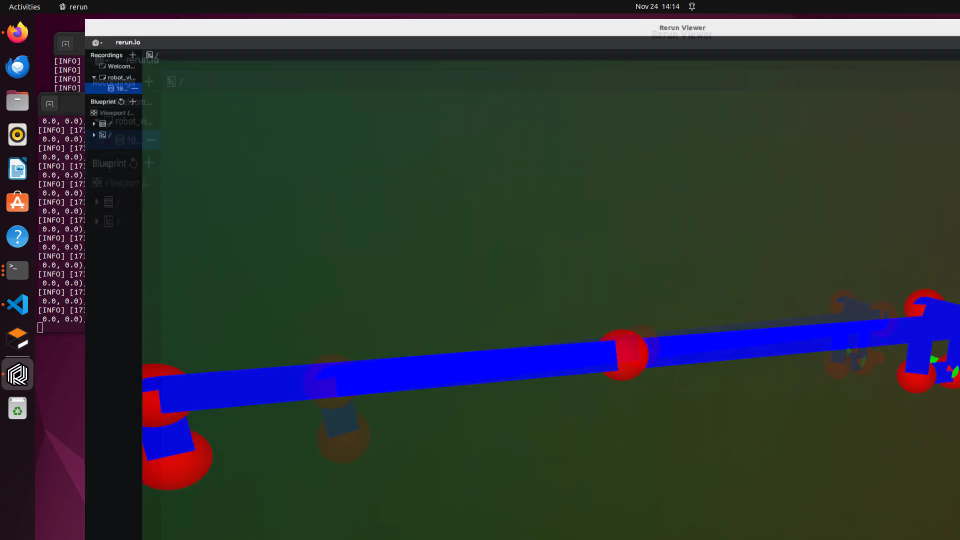
#> input picture frame 162 of ik.mp4, 1920 x 1080 px, given in place of the camera (shown at 1/2 size)
$ python mac_opencv_pointcloud.py
#> lines starting #> are read from the running program, lines starting #| are printed output that depends on the picture; after the words box and inside, x2 and y2 are one past the last pixel; in counts of white or black regions, pixels touching at a corner belong together
#!/usr/bin/env python3
"""macOS OpenCV stereo fallback point cloud viewer.

ZED UVC stereo fallback: generate approximate point cloud without ZED SDK.

This script reads a side-by-side stereo stream from a UVC device, computes
stereo disparity with OpenCV, reprojects to 3D, and can save an ASCII PLY.

Controls:
  q / ESC  Quit
  p        Save current point cloud as PLY
"""

from __future__ import annotations

import argparse
import time
from pathlib import Path

import cv2
import numpy as np


def parse_args() -> argparse.Namespace:
    parser = argparse.ArgumentParser(
        description="Approximate depth point cloud from ZED UVC stereo feed (no ZED SDK)."
    )
    parser.add_argument("--device", type=int, default=0, help="UVC camera index (default: 0).")
    parser.add_argument("--width", type=int, default=2560, help="Capture width (default: 2560).")
    parser.add_argument("--height", type=int, default=720, help="Capture height (default: 720).")
    parser.add_argument("--fps", type=int, default=30, help="Capture FPS (default: 30).")
    parser.add_argument(
        "--baseline-m",
        type=float,
        default=0.12,
        help="Stereo baseline in meters for Z scaling (default: 0.12).",
    )
    parser.add_argument(
        "--fx",
        type=float,
        default=700.0,
        help="Approximate focal length in pixels (default: 700).",
    )
    parser.add_argument(
        "--min-z",
        type=float,
        default=0.2,
        help="Minimum depth kept in cloud, meters (default: 0.2).",
    )
    parser.add_argument(
        "--max-z",
        type=float,
        default=20.0,
        help="Maximum depth kept in cloud, meters (default: 20.0).",
    )
    parser.add_argument(
        "--max-points",
        type=int,
        default=200_000,
        help="Maximum points saved per snapshot (default: 200000).",
    )
    parser.add_argument(
        "--out-dir",
        default="captures_uvc",
        help="Output directory for PLY snapshots (default: captures_uvc).",
    )
    parser.add_argument(
        "--snapshot-interval",
        type=float,
        default=0.0,
        help="Auto-save point cloud every N seconds (0 disables, default: 0).",
    )
    parser.add_argument(
        "--lr-thresh",
        type=float,
        default=2.0,
        help="Left-right consistency threshold in disparity pixels (default: 2.0).",
    )
    parser.add_argument(
        "--temporal-alpha",
        type=float,
        default=0.7,
        help="Temporal smoothing weight for current frame in [0,1] (default: 0.7).",
    )
    return parser.parse_args()


def build_q_matrix(width: int, height: int, fx: float, baseline_m: float) -> np.ndarray:
    cx = width / 2.0
    cy = height / 2.0
    q = np.float32(
        [
            [1, 0, 0, -cx],
            [0, 1, 0, -cy],
            [0, 0, 0, fx],
            [0, 0, -1.0 / baseline_m, 0],
        ]
    )
    return q


def split_stereo(frame: np.ndarray) -> tuple[np.ndarray, np.ndarray]:
    h, w = frame.shape[:2]
    if w % 2 != 0:
        frame = frame[:, : w - 1]
        h, w = frame.shape[:2]
    mid = w // 2
    left = frame[:, :mid]
    right = frame[:, mid:]
    return left, right


def make_stereo_matcher() -> cv2.StereoSGBM:
    num_disparities = 16 * 8
    block_size = 5
    matcher = cv2.StereoSGBM_create(
        minDisparity=0,
        numDisparities=num_disparities,
        blockSize=block_size,
        P1=8 * 3 * block_size * block_size,
        P2=32 * 3 * block_size * block_size,
        disp12MaxDiff=1,
        uniquenessRatio=10,
        speckleWindowSize=100,
        speckleRange=2,
        preFilterCap=63,
        mode=cv2.STEREO_SGBM_MODE_SGBM_3WAY,
    )
    return matcher


def left_right_consistency(disp_primary: np.ndarray, disp_secondary: np.ndarray, thresh: float) -> np.ndarray:
    h, w = disp_primary.shape
    xs = np.broadcast_to(np.arange(w, dtype=np.float32), (h, w))
    disp_safe = np.where(np.isfinite(disp_primary), disp_primary, 0.0)
    xr = np.rint(xs - disp_safe).astype(np.int32)
    valid = np.isfinite(disp_primary) & (disp_primary > 0.0)
    inside = valid & (xr >= 0) & (xr < w)

    sec_sample = np.full_like(disp_primary, np.nan, dtype=np.float32)
    ys, xs_idx = np.where(inside)
    sec_sample[ys, xs_idx] = disp_secondary[ys, xr[ys, xs_idx]]

    consistent = inside & np.isfinite(sec_sample) & (sec_sample > 0.0) & (np.abs(disp_primary - sec_sample) <= thresh)
    return consistent


def compute_best_disparity(
    matcher: cv2.StereoSGBM, gray_l: np.ndarray, gray_r: np.ndarray, lr_thresh: float
) -> tuple[np.ndarray, np.ndarray, bool]:
    # Evaluate both stereo orders and keep the one with stronger L-R consistency.
    d_lr = matcher.compute(gray_l, gray_r).astype(np.float32) / 16.0
    d_rl = matcher.compute(gray_r, gray_l).astype(np.float32) / 16.0
    c_lr = left_right_consistency(d_lr, d_rl, lr_thresh)
    score_lr = int(np.count_nonzero(c_lr))

    d_lr_swapped = matcher.compute(gray_r, gray_l).astype(np.float32) / 16.0
    d_rl_swapped = matcher.compute(gray_l, gray_r).astype(np.float32) / 16.0
    c_swapped = left_right_consistency(d_lr_swapped, d_rl_swapped, lr_thresh)
    score_swapped = int(np.count_nonzero(c_swapped))

    if score_swapped > score_lr:
        disparity = np.where(c_swapped, d_lr_swapped, np.nan)
        return disparity, c_swapped, True

    disparity = np.where(c_lr, d_lr, np.nan)
    return disparity, c_lr, False


def smooth_disparity(disparity: np.ndarray, consistency_mask: np.ndarray) -> np.ndarray:
    disp_fill = np.nan_to_num(disparity, nan=0.0, posinf=0.0, neginf=0.0).astype(np.float32)
    disp_med = cv2.medianBlur(disp_fill, 5)
    disp_bilat = cv2.bilateralFilter(disp_med, d=7, sigmaColor=1.5, sigmaSpace=7)
    smoothed = np.where(consistency_mask, disp_bilat, np.nan)
    return smoothed


def fuse_left_right_color(left: np.ndarray, right: np.ndarray, disparity: np.ndarray) -> np.ndarray:
    h, w = disparity.shape
    fused = left.copy()
    xs = np.broadcast_to(np.arange(w, dtype=np.float32), (h, w))
    xr = np.rint(xs - disparity).astype(np.int32)
    valid = np.isfinite(disparity) & (disparity > 0.0) & (xr >= 0) & (xr < w)
    ys, xs_idx = np.where(valid)
    right_samples = right[ys, xr[ys, xs_idx]].astype(np.float32)
    left_samples = left[ys, xs_idx].astype(np.float32)
    fused_vals = ((left_samples + right_samples) * 0.5).astype(np.uint8)
    fused[ys, xs_idx] = fused_vals
    return fused


# [22 lines left out: functions write_ply, downsample_points, not called in this run]


def stylize_depth_bw(depth_gray: np.ndarray, valid_mask: np.ndarray) -> np.ndarray:
    # Build a high-contrast black/white depth map with strong edge contours.
    depth_eq = cv2.equalizeHist(depth_gray)
    bw = cv2.threshold(depth_eq, 0, 255, cv2.THRESH_BINARY + cv2.THRESH_OTSU)[1]
    bw = cv2.morphologyEx(
        bw, cv2.MORPH_CLOSE, cv2.getStructuringElement(cv2.MORPH_RECT, (3, 3)), iterations=1
    )
    edges = cv2.Canny(depth_eq, 60, 150)
    stylized = bw.copy()
    stylized[edges > 0] = 0
    stylized[~valid_mask] = 0
    return stylized


def render_pointcloud_preview(
    vertices: np.ndarray, colors_rgb: np.ndarray, width: int = 960, height: int = 540, max_points: int = 60_000
) -> np.ndarray:
    canvas = np.zeros((height, width, 3), dtype=np.uint8)
    n = len(vertices)
    if n == 0:
        return canvas

    if n > max_points:
        idx = np.random.choice(n, size=max_points, replace=False)
        pts = vertices[idx]
        cols = colors_rgb[idx]
    else:
        pts = vertices
        cols = colors_rgb

    center = np.median(pts, axis=0)
    pts = pts - center

    yaw = np.deg2rad(-20.0)
    pitch = np.deg2rad(12.0)
    ry = np.array(
        [[np.cos(yaw), 0.0, np.sin(yaw)], [0.0, 1.0, 0.0], [-np.sin(yaw), 0.0, np.cos(yaw)]], dtype=np.float32
    )
    rx = np.array(
        [[1.0, 0.0, 0.0], [0.0, np.cos(pitch), -np.sin(pitch)], [0.0, np.sin(pitch), np.cos(pitch)]],
        dtype=np.float32,
    )
    pts = pts @ ry.T
    pts = pts @ rx.T

    z = pts[:, 2]
    z_shift = np.percentile(z, 5)
    pts[:, 2] = z - z_shift + 1.0
    z = pts[:, 2]

    positive = z > 1e-3
    if not np.any(positive):
        return canvas
    pts = pts[positive]
    cols = cols[positive]
    z = pts[:, 2]

    focal = 450.0
    u = (focal * (pts[:, 0] / z) + (width / 2.0)).astype(np.int32)
    v = (focal * (-pts[:, 1] / z) + (height / 2.0)).astype(np.int32)
    inside = (u >= 0) & (u < width) & (v >= 0) & (v < height)
    if not np.any(inside):
        return canvas
    u = u[inside]
    v = v[inside]
    cols = cols[inside]

    canvas[v, u] = cols[:, ::-1]
    canvas = cv2.dilate(canvas, np.ones((2, 2), dtype=np.uint8), iterations=1)
    return canvas


def main() -> int:
    args = parse_args()
    args.temporal_alpha = float(np.clip(args.temporal_alpha, 0.0, 1.0))

    cap = cv2.VideoCapture(args.device)
    cap.set(cv2.CAP_PROP_FRAME_WIDTH, args.width)
    cap.set(cv2.CAP_PROP_FRAME_HEIGHT, args.height)
    cap.set(cv2.CAP_PROP_FPS, args.fps)

    if not cap.isOpened():
        print(f"Unable to open camera index {args.device}")
        return 1

    matcher = make_stereo_matcher()
    out_dir = Path(args.out_dir)
    out_dir.mkdir(parents=True, exist_ok=True)
    last_stats_ts = 0.0
    last_snapshot_ts = time.time()
    prev_disparity: np.ndarray | None = None

    print("UVC stereo stream started.")
    print("Controls: q or ESC = quit, p = save point cloud (.ply)")
    if args.snapshot_interval > 0:
        print(f"Auto snapshot interval: {args.snapshot_interval:.1f}s")

    try:
        while True:
            ok, frame = cap.read()
#> frame is the input picture: shape (1080, 1920, 3); mean B, G, R 52.1, 55.5, 47
            if not ok or frame is None:
                continue

            left, right = split_stereo(frame)
#> in split_stereo, `left = frame[:, :mid]`:
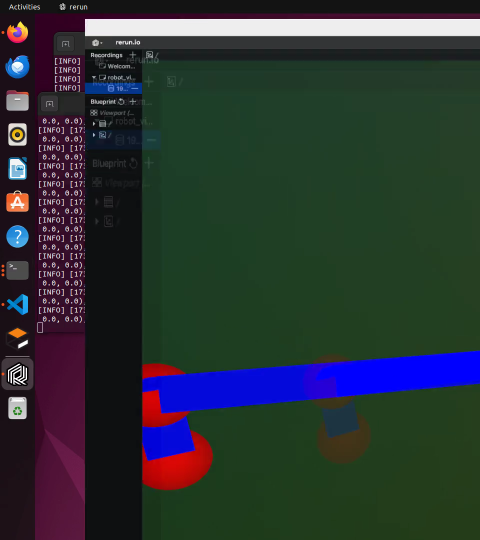
#> left: shape (1080, 960, 3) (shown at 1/2 size); mean B, G, R 52.1, 51.5, 43
#> in split_stereo, `right = frame[:, mid:]`:
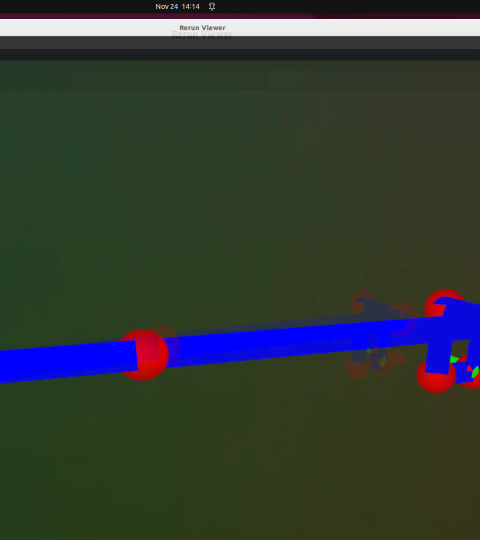
#> right: shape (1080, 960, 3) (shown at 1/2 size); mean B, G, R 52.1, 59.4, 51.1
            gray_l = cv2.cvtColor(left, cv2.COLOR_BGR2GRAY)
            gray_r = cv2.cvtColor(right, cv2.COLOR_BGR2GRAY)
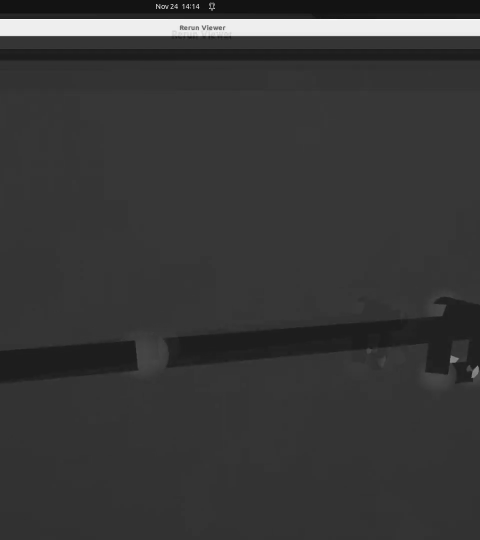
#> gray_r: shape (1080, 960) (shown at 1/2 size); min 10, max 252, mean 56.1

            disparity, consistency_mask, used_swapped = compute_best_disparity(matcher, gray_l, gray_r, args.lr_thresh)
#> in left_right_consistency, `valid = np.isfinite(disp_primary) & (disp_primary > 0.0)`:
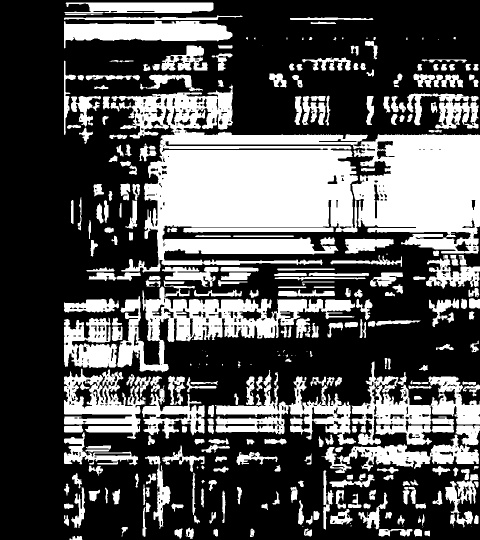
#> valid: shape (1080, 960) bool (shown at 1/2 size); 33.7% white; 312 white regions (40 under 20 px), largest, box (x1, y1, x2, y2) and area: (223, 169, 960, 545) 143500, (234, 561, 710, 745) 25851, (703, 723, 960, 890) 17001
#> in left_right_consistency, `consistent = inside & np.isfinite(sec_sample) & (sec_sample > 0.0) & (..`:
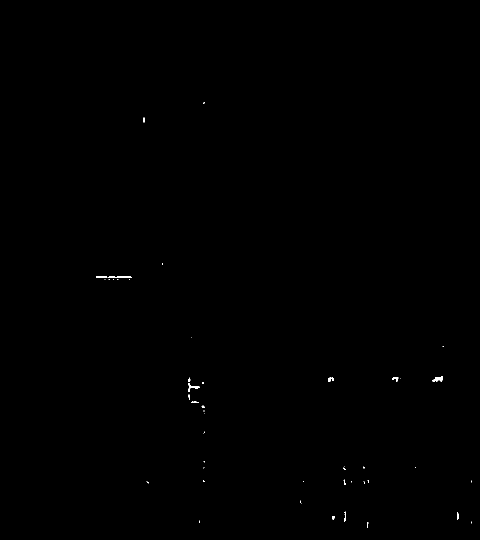
#> consistent: shape (1080, 960) bool (shown at 1/2 size); 0.1% white; 52 white regions (37 under 20 px), largest, box (x1, y1, x2, y2) and area: (217, 552, 264, 556) 162, (864, 753, 886, 763) 141, (377, 766, 399, 784) 112
#> in compute_best_disparity, `score_lr = int(np.count_nonzero(c_lr))`: score_lr = 1007
#> call 2 of left_right_consistency, with thresh = 2
#> in left_right_consistency (call 2), `xr = np.rint(xs - disp_safe).astype(np.int32)`:
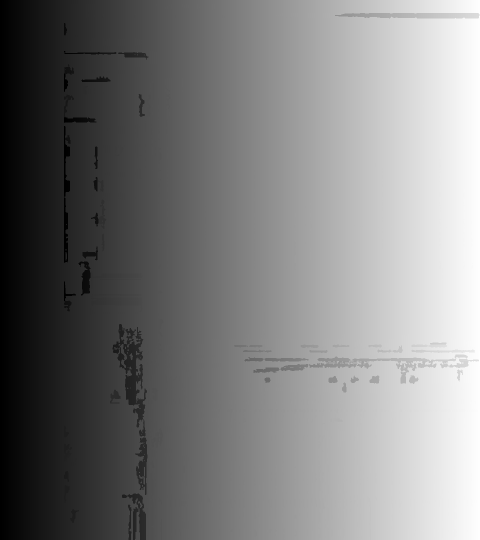
#> xr: shape (1080, 960) int32 (shown at 1/2 size); min 1, max 960, mean 476.7; drawn with min black and max white
#> in left_right_consistency (call 2), `consistent = inside & np.isfinite(sec_sample) & (sec_sample > 0.0) & (..`:
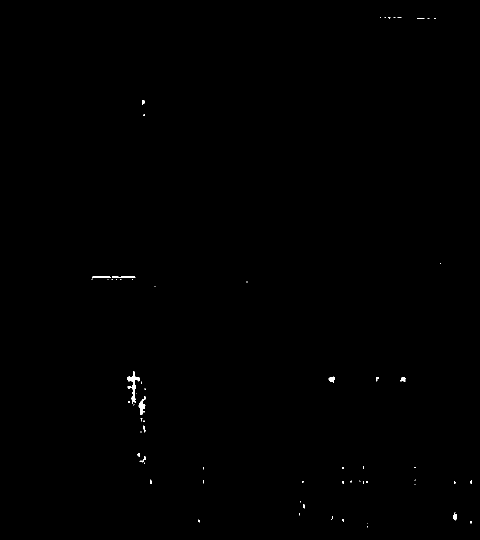
#> consistent: shape (1080, 960) bool (shown at 1/2 size); 0.17% white; 69 white regions (55 under 20 px), largest, box (x1, y1, x2, y2) and area: (255, 743, 279, 808) 466, (277, 793, 292, 829) 223, (224, 552, 271, 556) 162
#> in compute_best_disparity, `score_swapped = int(np.count_nonzero(c_swapped))`: score_swapped = 1754
#> (the rest of the program and of its run is left out)
